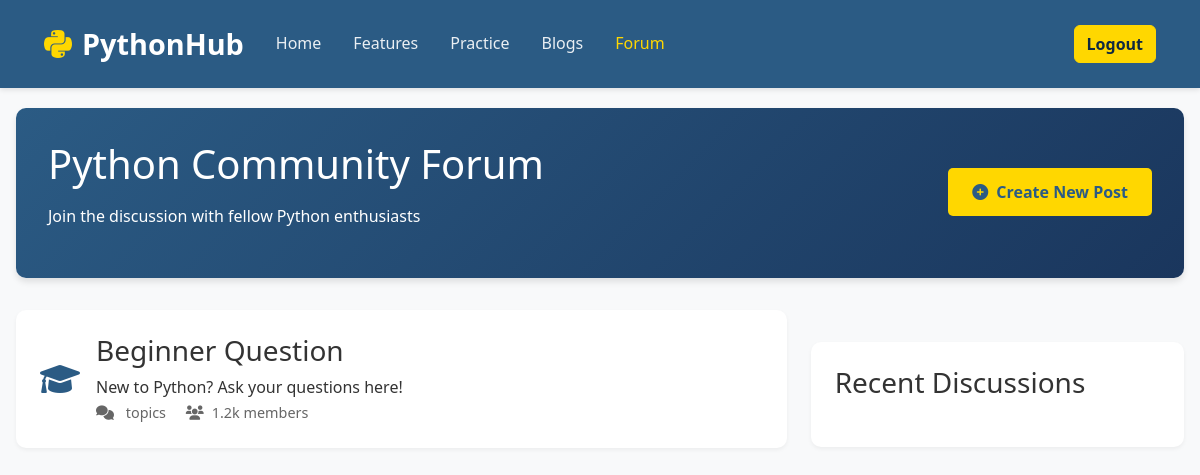
The page /forum/ (signed in) on the database its author committed.
### pyforum/models.py (models this page shows, shortened)
class Category(models.Model):
    name = models.CharField(max_length=200)
    description = models.TextField()
    icon = models.CharField(max_length=100)  # FontAwesome icon name

### pyforum/views.py (the view)
# urls.py: path('', forum, name='forum'),
def forum(request):
    categories = Category.objects.all()
    posts = Post.objects.all().order_by('-created_at')
    recent_posts = RecentPost.objects.all().order_by('-timestamp')[:5]  # Display recent 5 posts
    return render(request, 'forum.html', {
        'categories': categories,
        'posts': posts,
        'recent_posts': recent_posts,
    })

### pyforum/templates/forum.html (shortened to what this page needs)
<!DOCTYPE html>
<html lang="en">
<head>
    <link href="https://cdnjs.cloudflare.com/ajax/libs/bootstrap/5.3.2/css/bootstrap.min.css" rel="stylesheet">
    <link href="https://cdnjs.cloudflare.com/ajax/libs/font-awesome/6.0.0/css/all.min.css" rel="stylesheet">
</head>
<body>
    <nav class="navbar navbar-expand-lg fixed-top">
        <div class="container">
            <a class="navbar-brand" href="{% url 'home' %}">
                <i class="fab fa-python"></i>
                PythonHub
            </a>
            <div class="collapse navbar-collapse" id="navbarSupportedContent">
                <ul class="navbar-nav me-auto mb-2 mb-lg-0">
                    <li class="nav-item">
                        <a class="nav-link" href="{% url 'home' %}">Home</a>
                    </li>
                    <li class="nav-item">
                        <a class="nav-link" href="{% url 'home' %}">Features</a>
                    </li>
                    <li class="nav-item">
                        <a class="nav-link" href="{% url 'practice' %}">Practice</a>
                    </li>
                    <li class="nav-item">
                        <a class="nav-link" href="{% url 'blog' %}">Blogs</a>
                    </li>
                    <li class="nav-item">
                        <a class="nav-link active" href="{% url 'forum:forum' %}">Forum</a>
                    </li>
                </ul>
                <div class="d-flex search-form gap">
                    {% if user.is_authenticated %}
                    <a href="{% url 'logout'%}" class="btn search-button" >Logout</a>
                    {% else %}
                    <a href="{% url 'login'%}" class="btn search-button" >Login</a>
                    <a href="{% url 'signup'%}" class="btn search-button" >Signup</a>
                    {% endif %}
                </div>
            </div>
        </div>
    </nav>
    <div class="forum-container">
        <div class="forum-header">
            <div class="row align-items-center">
                <div class="col-md-8">
                    <h1>Python Community Forum</h1>
                    <p>Join the discussion with fellow Python enthusiasts</p>
                </div>
                <div class="col-md-4 text-md-end">
                    <a href="{% url 'forum:create_post' %}" class="create-post-btn">
                        <i class="fas fa-plus-circle me-2"></i>Create New Post
                    </a>
                </div>
            </div>
        </div>
        <div class="row">
            <div class="col-lg-8">
                {% for category in categories %}
                <div class="forum-category">
                    <div class="d-flex align-items-center">
                        <i class="fas {{ category.icon }} category-icon"></i>
                        <div class="flex-grow-1">
                            <a href="{% url 'forum:category_posts' category.id %}">
                                <h3>{{ category.name }}</h3>
                            </a>
                            <p class="mb-0">{{ category.description }}</p>
                            <div class="category-stats">
                                <i class="fas fa-comments me-2"></i>{{ category.post_set.count }} topics
                                <i class="fas fa-users ms-3 me-2"></i>1.2k members
                            </div>
                        </div>
                    </div>
                </div>
                {% endfor %}
            </div>
            <div class="col-lg-4">
                <div class="recent-posts">
                    <h3 class="mb-4">Recent Discussions</h3>
                </div>
            </div>
        </div>
    </div>
</body>
</html>

### pyforum/templates/forum.html (style rules this page uses)
* { margin: 0; padding: 0; box-sizing: border-box; font-family: 'Segoe UI', Tahoma, Geneva, Verdana, sans-serif; }
body { line-height: 1.6; color: #333; background-color: #f8f9fa; padding-top: 76px; }
.navbar { background-color: #2b5b84 !important; padding: 1rem 2rem; position: fixed; width: 100%; top: 0; z-index: 1000; box-shadow: 0 2px 5px rgba(0,0,0,0.1); }
.navbar-brand { color: white !important; font-size: 1.8rem; font-weight: bold; display: flex; align-items: center; }
.navbar-brand i { margin-right: 10px; color: #ffd700; font-size: 2rem; }
.nav-link { color: rgba(255, 255, 255, 0.9) !important; font-weight: 500; padding: 0.5rem 1rem !important; transition: color 0.3s ease; }
.nav-link.active { color: #ffd700 !important; }
a { text-decoration: none; color: #333; }
.search-button { background-color: #ffd700 !important; border-color: #ffd700 !important; color: #0f2941 !important; font-weight: 600; }
.forum-container { max-width: 1200px; margin: 2rem auto; padding: 0 1rem; }
.forum-header { background: linear-gradient(135deg, #2b5b84 0%, #1a365d 100%); color: white; padding: 2rem; border-radius: 10px; margin-bottom: 2rem; box-shadow: 0 4px 6px rgba(0,0,0,0.1); }
.forum-header h1 { font-size: 2.5rem; margin-bottom: 1rem; }
.create-post-btn { background-color: #ffd700; color: #2b5b84; font-weight: bold; padding: 0.8rem 1.5rem; border: none; border-radius: 5px; transition: transform 0.3s ease; }
.forum-category { background: white; border-radius: 10px; padding: 1.5rem; margin-bottom: 1.5rem; box-shadow: 0 2px 4px rgba(0,0,0,0.05); transition: transform 0.3s ease; }
.category-icon { font-size: 2rem; color: #2b5b84; margin-right: 1rem; }
.category-stats { color: #666; font-size: 0.9rem; }
.recent-posts { background: white; border-radius: 10px; padding: 1.5rem; margin-top: 2rem; box-shadow: 0 2px 4px rgba(0,0,0,0.05); }

### rows shown on the page
Category: name "Beginner Question", description "New to Python? Ask your questions here!"
